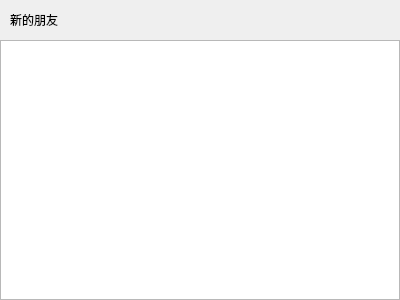
<?xml version="1.0" encoding="UTF-8"?>
<ui version="4.0">
 <class>ApplyFriendPage</class>
 <widget class="QWidget" name="ApplyFriendPage">
  <property name="geometry">
   <rect>
    <x>0</x>
    <y>0</y>
    <width>400</width>
    <height>300</height>
   </rect>
  </property>
  <property name="windowTitle">
   <string>Form</string>
  </property>
  <layout class="QVBoxLayout" name="verticalLayout">
   <property name="spacing">
    <number>0</number>
   </property>
   <property name="leftMargin">
    <number>0</number>
   </property>
   <property name="topMargin">
    <number>0</number>
   </property>
   <property name="rightMargin">
    <number>0</number>
   </property>
   <property name="bottomMargin">
    <number>0</number>
   </property>
   <item>
    <widget class="QWidget" name="friend_apply_wid" native="true">
     <layout class="QHBoxLayout" name="horizontalLayout">
      <property name="spacing">
       <number>0</number>
      </property>
      <property name="leftMargin">
       <number>0</number>
      </property>
      <property name="topMargin">
       <number>0</number>
      </property>
      <property name="rightMargin">
       <number>0</number>
      </property>
      <property name="bottomMargin">
       <number>0</number>
      </property>
      <item>
       <spacer name="horizontalSpacer_2">
        <property name="orientation">
         <enum>Qt::Horizontal</enum>
        </property>
        <property name="sizeType">
         <enum>QSizePolicy::Fixed</enum>
        </property>
        <property name="sizeHint" stdset="0">
         <size>
          <width>10</width>
          <height>20</height>
         </size>
        </property>
       </spacer>
      </item>
      <item>
       <widget class="QLabel" name="friend_apply_lb">
        <property name="minimumSize">
         <size>
          <width>0</width>
          <height>40</height>
         </size>
        </property>
        <property name="maximumSize">
         <size>
          <width>16777215</width>
          <height>40</height>
         </size>
        </property>
        <property name="text">
         <string>新的朋友</string>
        </property>
       </widget>
      </item>
      <item>
       <spacer name="horizontalSpacer">
        <property name="orientation">
         <enum>Qt::Horizontal</enum>
        </property>
        <property name="sizeHint" stdset="0">
         <size>
          <width>351</width>
          <height>20</height>
         </size>
        </property>
       </spacer>
      </item>
     </layout>
    </widget>
   </item>
   <item>
    <widget class="QWidget" name="widget_2" native="true">
     <layout class="QVBoxLayout" name="verticalLayout_2">
      <property name="spacing">
       <number>0</number>
      </property>
      <property name="leftMargin">
       <number>0</number>
      </property>
      <property name="topMargin">
       <number>0</number>
      </property>
      <property name="rightMargin">
       <number>0</number>
      </property>
      <property name="bottomMargin">
       <number>0</number>
      </property>
      <item>
       <widget class="ApplyFriendList" name="apply_friend_list"/>
      </item>
     </layout>
    </widget>
   </item>
  </layout>
 </widget>
 <customwidgets>
  <customwidget>
   <class>ApplyFriendList</class>
   <extends>QListWidget</extends>
   <header location="global">widgets/applyfriendlist.h</header>
  </customwidget>
 </customwidgets>
 <resources/>
 <connections/>
</ui>
